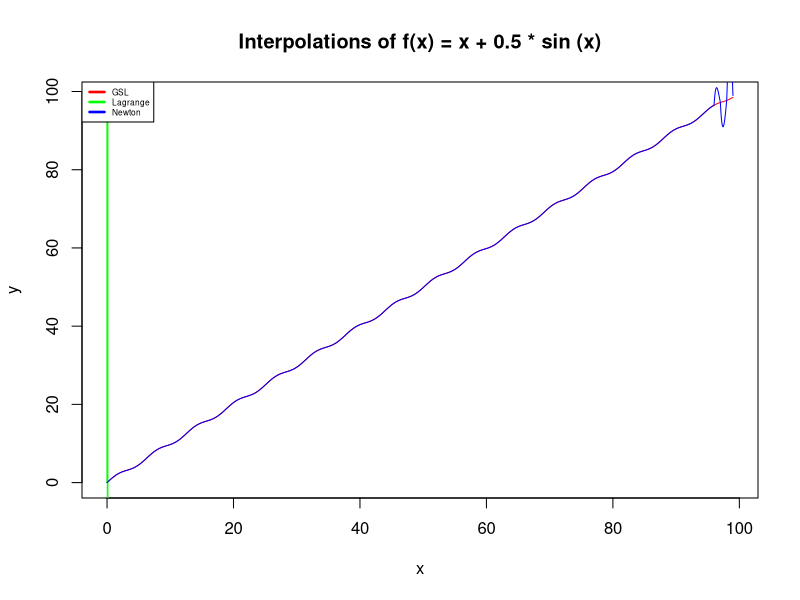

This figure's R source:
results1 = read.csv("inter1.txt")
results2 = read.csv("inter2.txt")
results3 = read.csv("inter3.txt")

options(scipen=999)

pdf(file="wykres.pdf", height=4, width=4, bg="white")

plot(results1$x, results1$y, type="l", xlab="x", ylab="y", col="red")
lines(results2$x, results2$y, col="green")
lines(results3$x, results3$y, col="blue")
legend("topleft", c("GSL","Lagrange","Newton"),lty=c(1,1,1,1),lwd=c(2.5,2.5,2.5,2.5),col=c("red","green","blue"), cex=0.5)
title("Interpolations of f(x) = x + 0.5 * sin (x)")

dev.off()

